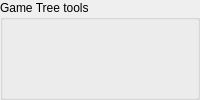
                <widget class="QGroupBox" name="groupBox_2" >
                 <property name="title" >
                  <string>Game Tree tools</string>
                 </property>
                 <layout class="QGridLayout" >
                  <property name="margin" >
                   <number>2</number>
                  </property>
                  <property name="spacing" >
                   <number>2</number>
                  </property>
                  <item row="0" column="2" >
                   <widget class="QPushButton" name="swapVarButton" >
                    <property name="sizePolicy" >
                     <sizepolicy>
                      <hsizetype>0</hsizetype>
                      <vsizetype>0</vsizetype>
                      <horstretch>0</horstretch>
                      <verstretch>0</verstretch>
                     </sizepolicy>
                    </property>
                    <property name="minimumSize" >
                     <size>
                      <width>25</width>
                      <height>25</height>
                     </size>
                    </property>
                    <property name="maximumSize" >
                     <size>
                      <width>25</width>
                      <height>25</height>
                     </size>
                    </property>
                    <property name="focusPolicy" >
                     <enum>Qt::NoFocus</enum>
                    </property>
                    <property name="toolTip" >
                     <string>swap variations</string>
                    </property>
                    <property name="whatsThis" >
                     <string>Empty variatonreate an empty branch</string>
                    </property>
                    <property name="text" >
                     <string/>
                    </property>
                    <property name="icon" >
                     <iconset resource="board.qrc" >:/new/prefix1/ressources/pics/swap_variations.png</iconset>
                    </property>
                    <property name="iconSize" >
                     <size>
                      <width>22</width>
                      <height>22</height>
                     </size>
                    </property>
                    <property name="checkable" >
                     <bool>false</bool>
                    </property>
                    <property name="flat" >
                     <bool>true</bool>
                    </property>
                   </widget>
                  </item>
                  <item row="1" column="1" >
                   <widget class="QPushButton" name="deleteButton" >
                    <property name="sizePolicy" >
                     <sizepolicy>
                      <hsizetype>0</hsizetype>
                      <vsizetype>0</vsizetype>
                      <horstretch>0</horstretch>
                      <verstretch>0</verstretch>
                     </sizepolicy>
                    </property>
                    <property name="minimumSize" >
                     <size>
                      <width>25</width>
                      <height>25</height>
                     </size>
                    </property>
                    <property name="maximumSize" >
                     <size>
                      <width>25</width>
                      <height>25</height>
                     </size>
                    </property>
                    <property name="focusPolicy" >
                     <enum>Qt::NoFocus</enum>
                    </property>
                    <property name="toolTip" >
                     <string>delete current move</string>
                    </property>
                    <property name="whatsThis" >
                     <string>Empty variatonreate an empty branch</string>
                    </property>
                    <property name="text" >
                     <string/>
                    </property>
                    <property name="icon" >
                     <iconset resource="board.qrc" >:/new/prefix1/ressources/pics/eraser.png</iconset>
                    </property>
                    <property name="iconSize" >
                     <size>
                      <width>22</width>
                      <height>22</height>
                     </size>
                    </property>
                    <property name="checkable" >
                     <bool>false</bool>
                    </property>
                    <property name="flat" >
                     <bool>true</bool>
                    </property>
                   </widget>
                  </item>
                  <item row="0" column="1" >
                   <widget class="QPushButton" name="duplicateVarButton" >
                    <property name="sizePolicy" >
                     <sizepolicy>
                      <hsizetype>0</hsizetype>
                      <vsizetype>0</vsizetype>
                      <horstretch>0</horstretch>
                      <verstretch>0</verstretch>
                     </sizepolicy>
                    </property>
                    <property name="minimumSize" >
                     <size>
                      <width>25</width>
                      <height>25</height>
                     </size>
                    </property>
                    <property name="maximumSize" >
                     <size>
                      <width>25</width>
                      <height>25</height>
                     </size>
                    </property>
                    <property name="focusPolicy" >
                     <enum>Qt::NoFocus</enum>
                    </property>
                    <property name="toolTip" >
                     <string>duplicate the current node</string>
                    </property>
                    <property name="whatsThis" >
                     <string>Empty variatonreate an empty branch</string>
                    </property>
                    <property name="text" >
                     <string/>
                    </property>
                    <property name="icon" >
                     <iconset resource="board.qrc" >:/new/prefix1/ressources/pics/duplicate_move.png</iconset>
                    </property>
                    <property name="iconSize" >
                     <size>
                      <width>22</width>
                      <height>22</height>
                     </size>
                    </property>
                    <property name="checkable" >
                     <bool>false</bool>
                    </property>
                    <property name="flat" >
                     <bool>true</bool>
                    </property>
                   </widget>
                  </item>
                  <item row="0" column="0" >
                   <widget class="QPushButton" name="emptyVarButton" >
                    <property name="sizePolicy" >
                     <sizepolicy>
                      <hsizetype>0</hsizetype>
                      <vsizetype>0</vsizetype>
                      <horstretch>0</horstretch>
                      <verstretch>0</verstretch>
                     </sizepolicy>
                    </property>
                    <property name="minimumSize" >
                     <size>
                      <width>25</width>
                      <height>25</height>
                     </size>
                    </property>
                    <property name="maximumSize" >
                     <size>
                      <width>25</width>
                      <height>25</height>
                     </size>
                    </property>
                    <property name="focusPolicy" >
                     <enum>Qt::NoFocus</enum>
                    </property>
                    <property name="toolTip" >
                     <string>create an empty branch</string>
                    </property>
                    <property name="whatsThis" >
                     <string>Empty variatonreate an empty branch</string>
                    </property>
                    <property name="text" >
                     <string/>
                    </property>
                    <property name="icon" >
                     <iconset resource="board.qrc" >:/new/prefix1/ressources/pics/empty_branch.png</iconset>
                    </property>
                    <property name="iconSize" >
                     <size>
                      <width>22</width>
                      <height>22</height>
                     </size>
                    </property>
                    <property name="checkable" >
                     <bool>false</bool>
                    </property>
                    <property name="flat" >
                     <bool>true</bool>
                    </property>
                   </widget>
                  </item>
                 </layout>
                </widget>
